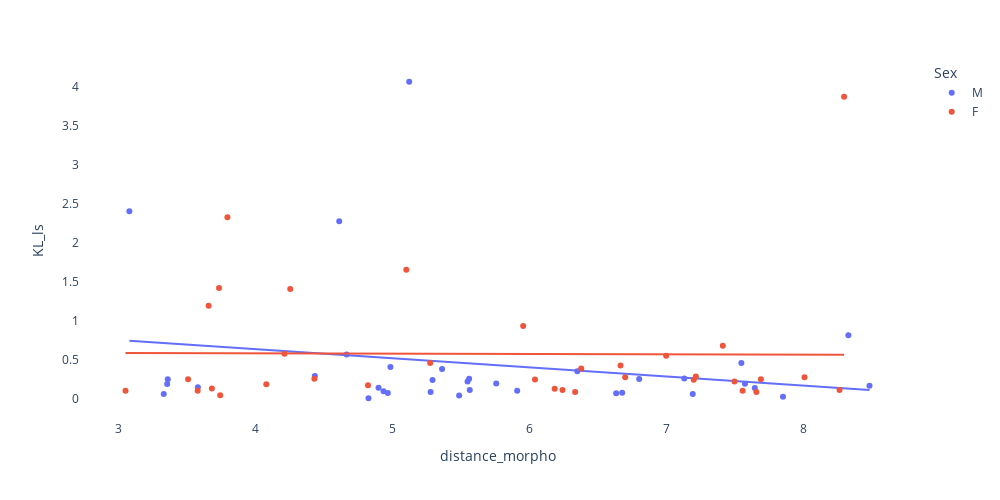

Source (notebook cell):
### Code cell
# Create a scatter plot with an OLS trendline
fig = px.scatter(merged_kl_morpho, x='distance_morpho', y='KL_ls', trendline='ols', color='Sex')
fig.update_layout(
    autosize=False,
    plot_bgcolor='rgba(0,0,0,0)',
    #paper_bgcolor='rgba(0,0,0,0)',
    width=1000,
    height=500
)
fig.show()
fig.write_html("results/kl_ls_vs_morpho_descriptors_sex.html")

### Figure 1 — Plotly figure (JSON) as saved in the notebook; plotly's stock layout.template omitted (floating-point values rounded to 4 significant figures)
{"data": [{"hovertemplate": "Sex=M<br>distance_morpho=%{x}<br>KL_ls=%{y}<extra></extra>", "legendgroup": "M", "marker": {"color": "#636efa", "symbol": "circle"}, "mode": "markers", "name": "M", "orientation": "v", "showlegend": true, "type": "scatter", "x": [3.329, 5.565, 5.56, 4.966, 3.078, 5.758, 4.665, 8.331, 5.912, 4.611, 3.579, 7.133, 8.486, 7.854, 4.898, 5.549, 3.359, 4.825, 4.935, 4.433, 5.363, 6.635, 5.293, 5.279, 7.576, 4.985, 7.55, 6.679, 3.354, 7.648, 5.487, 6.35, 6.803, 7.195, 5.123], "xaxis": "x", "y": [0.05472, 0.1064, 0.2517, 0.06796, 2.402, 0.1899, 0.5631, 0.8099, 0.09942, 2.274, 0.1421, 0.2561, 0.1616, 0.0221, 0.1372, 0.2179, 0.247, 0.001714, 0.09026, 0.2877, 0.3767, 0.06543, 0.2344, 0.08048, 0.1889, 0.4037, 0.4552, 0.07246, 0.1835, 0.1344, 0.0366, 0.3483, 0.2502, 0.05705, 4.065], "yaxis": "y"}, {"hovertemplate": "<b>OLS trendline</b><br>KL_ls = -0.116502 * distance_morpho + 1.09768<br>R<sup>2</sup>=0.043366<br><br>Sex=M<br>distance_morpho=%{x}<br>KL_ls=%{y} <b>(trend)</b><extra></extra>", "legendgroup": "M", "marker": {"color": "#636efa", "symbol": "circle"}, "mode": "lines", "name": "M", "showlegend": false, "type": "scatter", "x": [3.078, 3.329, 3.354, 3.359, 3.579, 4.433, 4.611, 4.665, 4.825, 4.898, 4.935, 4.966, 4.985, 5.123, 5.279, 5.293, 5.363, 5.487, 5.549, 5.56, 5.565, 5.758, 5.912, 6.35, 6.635, 6.679, 6.803, 7.133, 7.195, 7.55, 7.576, 7.648, 7.854, 8.331, 8.486], "xaxis": "x", "y": [0.7391, 0.7098, 0.7069, 0.7064, 0.6808, 0.5812, 0.5605, 0.5541, 0.5355, 0.527, 0.5227, 0.5191, 0.5169, 0.5009, 0.4826, 0.481, 0.4729, 0.4584, 0.4512, 0.4499, 0.4493, 0.4268, 0.409, 0.3578, 0.3247, 0.3196, 0.3051, 0.2667, 0.2595, 0.2181, 0.2151, 0.2067, 0.1827, 0.1271, 0.1091], "yaxis": "y"}, {"hovertemplate": "Sex=F<br>distance_morpho=%{x}<br>KL_ls=%{y}<extra></extra>", "legendgroup": "F", "marker": {"color": "#EF553B", "symbol": "circle"}, "mode": "markers", "name": "F", "orientation": "v", "showlegend": true, "type": "scatter", "x": [8.3, 8.267, 6.042, 7.217, 3.05, 7.559, 5.276, 7.5, 6.186, 3.657, 7.202, 5.102, 3.794, 3.733, 4.821, 7.0, 3.681, 4.253, 7.692, 6.243, 4.079, 6.335, 3.742, 4.211, 7.414, 3.507, 3.577, 5.956, 4.43, 6.667, 6.379, 6.701, 7.659, 8.011], "xaxis": "x", "y": [3.873, 0.1076, 0.2427, 0.2807, 0.09778, 0.09811, 0.4549, 0.2179, 0.1224, 1.191, 0.2391, 1.65, 2.326, 1.416, 0.1674, 0.5464, 0.1259, 1.403, 0.2463, 0.1063, 0.1819, 0.08138, 0.0397, 0.5743, 0.6762, 0.2455, 0.09942, 0.9283, 0.2524, 0.4217, 0.3825, 0.2728, 0.0808, 0.2714], "yaxis": "y"}, {"hovertemplate": "<b>OLS trendline</b><br>KL_ls = -0.00393486 * distance_morpho + 0.593774<br>R<sup>2</sup>=0.000069<br><br>Sex=F<br>distance_morpho=%{x}<br>KL_ls=%{y} <b>(trend)</b><extra></extra>", "legendgroup": "F", "marker": {"color": "#EF553B", "symbol": "circle"}, "mode": "lines", "name": "F", "showlegend": false, "type": "scatter", "x": [3.05, 3.507, 3.577, 3.657, 3.681, 3.733, 3.742, 3.794, 4.079, 4.211, 4.253, 4.43, 4.821, 5.102, 5.276, 5.956, 6.042, 6.186, 6.243, 6.335, 6.379, 6.667, 6.701, 7.0, 7.202, 7.217, 7.414, 7.5, 7.559, 7.659, 7.692, 8.011, 8.267, 8.3], "xaxis": "x", "y": [0.5818, 0.58, 0.5797, 0.5794, 0.5793, 0.5791, 0.5791, 0.5788, 0.5777, 0.5772, 0.577, 0.5763, 0.5748, 0.5737, 0.573, 0.5703, 0.57, 0.5694, 0.5692, 0.5688, 0.5687, 0.5675, 0.5674, 0.5662, 0.5654, 0.5654, 0.5646, 0.5643, 0.564, 0.5636, 0.5635, 0.5623, 0.5612, 0.5611], "yaxis": "y"}], "layout": {"autosize": false, "height": 500, "legend": {"title": {"text": "Sex"}, "tracegroupgap": 0}, "margin": {"t": 60}, "plot_bgcolor": "rgba(0, 0, 0, 0)", "width": 1000, "xaxis": {"anchor": "y", "autorange": true, "domain": [0, 1], "range": [2.717, 8.818], "title": {"text": "distance_morpho"}, "type": "linear"}, "yaxis": {"anchor": "x", "autorange": true, "domain": [0, 1], "range": [-0.2775, 4.344], "title": {"text": "KL_ls"}, "type": "linear"}}}
